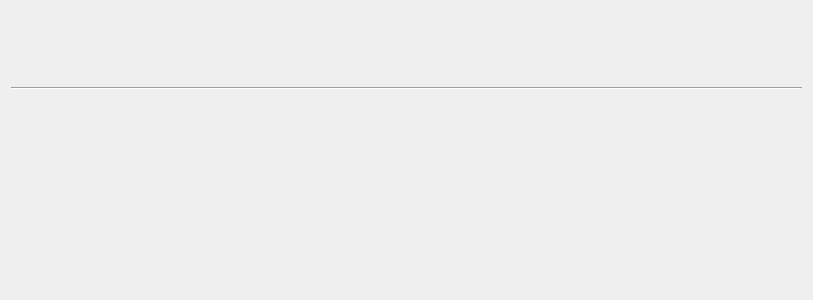
<?xml version="1.0" encoding="UTF-8"?>
<ui version="4.0">
 <class>SecondWidget</class>
 <widget class="QWidget" name="SecondWidget">
  <property name="geometry">
   <rect>
    <x>0</x>
    <y>0</y>
    <width>813</width>
    <height>300</height>
   </rect>
  </property>
  <property name="windowTitle">
   <string>SecondWidget</string>
  </property>
  <layout class="QVBoxLayout" name="verticalLayout">
   <item>
    <widget class="CWidget" name="widget" native="true">
     <property name="sizePolicy">
      <sizepolicy hsizetype="Minimum" vsizetype="Fixed">
       <horstretch>0</horstretch>
       <verstretch>0</verstretch>
      </sizepolicy>
     </property>
     <property name="minimumSize">
      <size>
       <width>0</width>
       <height>70</height>
      </size>
     </property>
    </widget>
   </item>
   <item>
    <widget class="Line" name="line">
     <property name="orientation">
      <enum>Qt::Horizontal</enum>
     </property>
    </widget>
   </item>
   <item>
    <spacer name="verticalSpacer">
     <property name="orientation">
      <enum>Qt::Vertical</enum>
     </property>
     <property name="sizeHint" stdset="0">
      <size>
       <width>20</width>
       <height>194</height>
      </size>
     </property>
    </spacer>
   </item>
  </layout>
 </widget>
 <layoutdefault spacing="6" margin="11"/>
 <customwidgets>
  <customwidget>
   <class>CWidget</class>
   <extends>QWidget</extends>
   <header>cwidget.h</header>
   <container>1</container>
  </customwidget>
 </customwidgets>
 <resources/>
 <connections/>
</ui>
